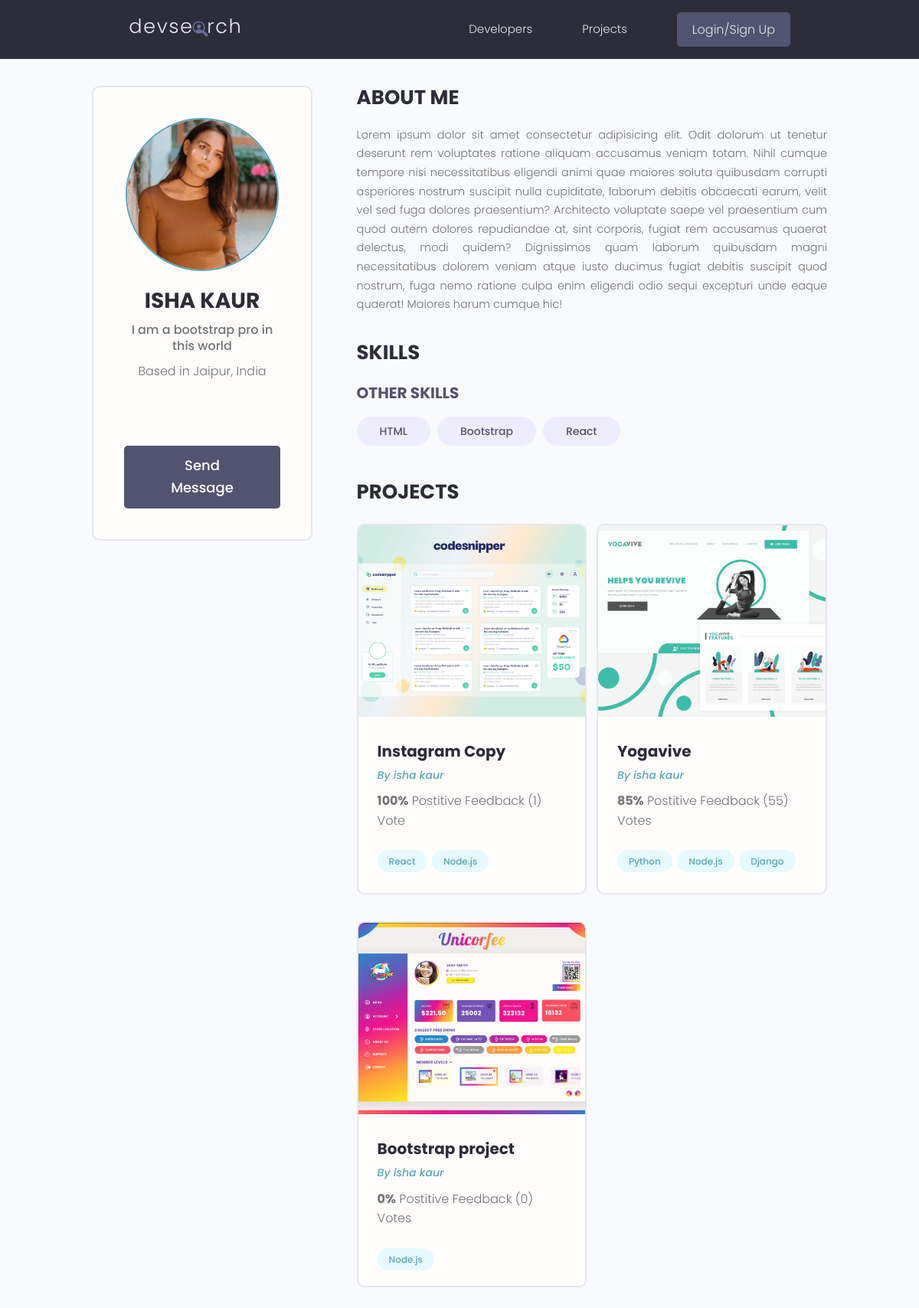
The app's page /users/profile/3ca4773f0767459f8afa41be7c8d7494 with its own data.
### users/models.py (models this page shows, shortened)
class Profile(models.Model):
    user = models.OneToOneField(User, on_delete=models.CASCADE, null=True, blank=True)
    name = models.CharField(max_length=200, blank=True, null=True)
    username = models.CharField(max_length=200, blank=True, null=True)
    location = models.CharField(max_length=200, blank=True, null=True)
    email = models.EmailField(max_length=500, blank=True, null=True)
    short_intro = models.CharField(max_length=200, blank=True, null=True)
    bio =  models.TextField(blank=True, null=True)
    profile_image = models.ImageField(null=True, blank=True, upload_to ='profies/', default='profiles/user-default.png' )
    social_github = models.CharField(max_length=200, blank=True, null=True)
    social_twitter = models.CharField(max_length=200, blank=True, null=True)
    social_linkedin = models.CharField(max_length=200, blank=True, null=True)
    social_youtube= models.CharField(max_length=200, blank=True, null=True)
    social_website= models.CharField(max_length=200, blank=True, null=True)
    created = models.DateTimeField(auto_now_add=True)
    id = models.UUIDField(default=uuid.uuid4, unique=True, primary_key=True, editable=False)

class Skill(models.Model):
    owner = models.ForeignKey(Profile, on_delete=models.CASCADE, null=True)
    name = models.CharField(max_length=200, blank=True, null=True)
    description = models.TextField(blank=True, null=True)
    created = models.DateTimeField(auto_now_add=True)
    id = models.UUIDField(default=uuid.uuid4, unique=True, primary_key=True, editable=False)

### projects/models.py (models this page shows, shortened)
class Project(models.Model):
    owner = models.ForeignKey(Profile, null=True, blank=True, on_delete=models.SET_NULL)
    title = models.CharField(max_length=200)
    description = models.TextField(null=True, blank=True)
    featured_image = models.ImageField(null=True, blank=True, default='default.jpg')
    demo_link = models.CharField(max_length=2000, null=True, blank=True)
    source_link = models.CharField(max_length=2000, null=True, blank=True)
    tags = models.ManyToManyField('Tag', blank=True)
    vote_total = models.IntegerField(default=0, null=True, blank=True)
    vote_ratio = models.IntegerField(default=0, null=True, blank=True)
    created = models.DateTimeField(auto_now_add=True)
    id = models.UUIDField(default=uuid.uuid4, unique=True, primary_key=True, editable=False)
    class Meta:
        ordering = ['-vote_ratio', '-vote_total']

class Tag(models.Model):
    name = models.CharField(max_length=200)
    created = models.DateTimeField(auto_now_add=True)
    id = models.UUIDField(default=uuid.uuid4, unique=True, primary_key=True, editable=False)
    def __str__(self):
        return self.name

### users/views.py (the view)
# urls.py: path('profile/<str:pk>', views.userProfile, name='user-profile'),
def userProfile(request, pk):
    profile = Profile.objects.get(id=pk)
    topSkills = profile.skill_set.exclude(description__exact='')
    otherSkills = profile.skill_set.filter(description='')
    context = {'profile': profile, 'topSkills': topSkills, 'otherSkills': otherSkills}
    return render(request, 'users/user-profile.html', context)

### users/templates/users/user-profile.html (shortened to what this page needs)
{% extends 'main.html' %}
{% block content %}
  <main class="profile my-md">
    <div class="container">
      <div class="layout">
        <div class="column column--1of3">
          <div class="card text-center">
            <div class="card__body dev">
              <img class="avatar avatar--xl" src="{{ profile.profile_image.url }}" />
              <h2 class="dev__name">{{ profile.name | upper}}</h2>
              <p class="dev__title">{{ profile.short_intro }}</p>
              <p class="dev__location">Based in {{ profile.location }}</p>
              <ul class="dev__social">
              </ul>
              {% if request.user.profile.id != profile.id %}
              <a href="{% url 'create-message' profile.id %}" class="btn btn--sub btn--lg">Send Message </a>
              {% endif %}
            </div>
          </div>
        </div>
        <div class="column column--2of3">
          <div class="devInfo">
            <h3 class="devInfo__title">About Me</h3>
            <p class="devInfo__about">{{ profile.bio }}</p>
          </div>
          <div class="devInfo">
            <h3 class="devInfo__title">Skills</h3>
            <div class="devInfo__skills">
              <h3 class="devInfo__subtitle">Other Skills</h3>
              <div class="devInfo__otherSkills">
                {%  for skill in otherSkills %}
                <span class="tag tag--pill tag--sub tag--lg">
                  <small>{{ skill.name }}</small>
                </span>
                {% endfor %}
              </div>
            </div>
          </div>
          <div class="devInfo">
            <h3 class="devInfo__title">Projects</h3>
            <div class="grid grid--two">
            {% for project in profile.project_set.all %}
              <div class="column">
                <div class="card project">
                  <a href="{% url 'project' project.id %}" class="project">
                    <img class="project__thumbnail" src="{{ project.featured_image.url }}" alt="project thumbnail" />
                    <div class="card__body">
                      <h3 class="project__title">{{ project.title }}</h3>
                      <p><a class="project__author" href="{% url 'user-profile' project.owner.id %}">By {{ project.owner.name }}</a></p>
                      <p class="project--rating">
                        <span style="font-weight: bold;">{{ project.vote_ratio }}%</span> Postitive
                        Feedback ({{ project.vote_total }}) Vote{{ project.vote_total|pluralize:"s" }}
                      </p>
                      <div class="project__tags">
                        {% for tag in project.tags.all %}
                        <span class="tag tag--pill tag--main">
                          <small>{{ tag }}</small>
                        </span>
                        {% endfor %}
                      </div>
                    </div>
                  </a>
                </div>
              </div>
            {% endfor %}
            </div>
          </div>
        </div>
      </div>
    </div>
  </main>
{% endblock content %}

### static/styles/app.css (style rules this page uses)
:root { --color-sub: #2d2d39; }
.btn--sub { background-color: var(--color-sub-light); }
.card { border: 2px solid var(--color-light); }
img { width: 100%; }
.profile .card > .dev { padding: 4rem; }
.dev__name { color: var(--color-sub); font-size: 2.8rem; font-weight: 700; margin-top: 1rem; margin-bottom: 0.5rem; }
.dev__title { font-size: 1.6rem; font-weight: 500; line-height: 1.3; }
.dev__location { margin-top: 1rem; }
.dev__social { margin: 3rem 0; list-style: none; display: flex; justify-content: center; gap: 1.5rem; }
.devInfo { margin-bottom: 3rem; }
.devInfo__title, .devInfo__subtitle { font-size: 2.6rem; color: var(--color-sub); text-transform: uppercase; font-weight: 700; margin-bottom: 1.5rem; }
.devInfo__subtitle { font-size: 2rem; color: var(--color-sub-light); }
.devInfo__about, .devSkill__info { font-size: 1.45rem; line-height: 1.7; text-align: justify; }
.project__author { font-size: 1.4rem; font-style: italic; }
.project--rating { margin-bottom: 1.6em; margin-top: .5em; }
.project__thumbnail { height: 25rem; object-fit: cover; object-position: top center; }
.project__title { font-size: 2rem; font-weight: 700; color: var(--color-sub); }

### static/uikit/styles/modules/_variables.css (style rules this page uses)
:root { --color-main: #5aa5b9; --color-main-light: #e6faff; --color-sub: #3f4156; --color-sub-light: #51546e; --color-sub-lighter: #ededfd; --color-text: #737373; --color-gray: #8b8b8b; --color-light: #e5e7eb; --color-light-gray: #767676; --color-bg: #f8fafd; --color-white: #fffefd; --color-white-light: #f3f3f3; --color-success: #359e64; --color-success-bg: #def8e8; --color-error: #fc4b0b; --color-error-bg: #fff2ee; --font-base: 'Poppins', arial, helvetica, 'Segoe UI', roboto, ubuntu, sans-serif; --font-monospace: 'Fira Code', 'Courier New', courier, monospace; --font-regular: 300; --font-medium: 500; --font-bold: 700; --generic-shadow: 1px 1px 5px #00000010; --generic-transition: all 0.3s ease-in-out; }

### static/uikit/styles/modules/_base.css (style rules this page uses)
* { margin: 0; padding: 0; box-sizing: border-box; text-rendering: optimizeLegibility; color: inherit; font-size: inherit; }
html { font-size: 50%; }
@media only screen and (min-width: 480px) { html { font-size: 56.25%; } }
@media only screen and (min-width: 1200px) { html { font-size: 62.5%; } }
body { line-height: 1.6; font-weight: 400; font-size: 1.5rem; color: var(--color-text); background-color: var(--color-bg); min-height: 100vh; }

### static/uikit/styles/modules/_typography.css (style rules this page uses)
* { font-family: var(--font-base); }
h2 { font-size: 3.6rem; font-weight: var(--font-bold); }
h3 { font-size: 3.2rem; font-weight: var(--font-medium); }
p, span, strong { font-size: 1.6rem; color: var(--color-text); font-weight: var(--font-regular); }
a { padding-bottom: 2px; text-decoration: none; display: inline-block; color: var(--color-main); font-weight: var(--font-medium); }

### static/uikit/styles/modules/_utilities.css (style rules this page uses)
.container { width: 92%; max-width: 165rem; margin: 0 auto; box-sizing: border-box; }
@media screen and (min-width: 1000px) { .container { width: 90%; } }
@media screen and (min-width: 1200px) { .container { width: 80%; } }
.text-center { text-align: center; }
.my-md { margin: 3rem auto; }

### static/uikit/styles/modules/_avatar.css (style rules this page uses)
.avatar { border-radius: 50%; border: 2px solid var(--color-main); object-fit: cover; }
.avatar--xl { height: 20rem; width: 20rem; }

### static/uikit/styles/modules/_button.css (style rules this page uses)
.btn { display: inline-block; position: relative; cursor: pointer; background-color: var(--color-light); font-weight: var(--font-medium); color: var(--color-sub); text-decoration: none; padding: 1rem 2rem; border-radius: 0.5rem; border: none; width: -webkit-fit-content; width: -moz-fit-content; width: fit-content; height: -webkit-fit-content; height: -moz-fit-content; height: fit-content; font-size: 1.6rem; outline-width: 0; outline-color: transparent; -webkit-backface-visibility: hidden; backface-visibility: hidden; transition: all 0.3s ease-in-out; }
.btn--sub { background-color: var(--color-sub); color: var(--color-white); }
.btn--lg { font-size: 1.8rem; padding: 1.2rem 4.5rem; }

### static/uikit/styles/modules/_card.css (style rules this page uses)
.card { border-radius: 1rem; background-color: var(--color-white); border: 1.5px solid var(--color-light); width: auto; height: auto; margin-top: 0.5rem; margin-bottom: 0.5rem; overflow: hidden; }
.card__body, .card__header { padding: 2rem 2.5rem; }

### static/uikit/styles/modules/_layout.css (style rules this page uses)
.layout { display: flex; flex-flow: row wrap; justify-content: space-between; }
.layout > .column { margin-bottom: 3rem; }
.layout > .column.column--1of3 { flex-basis: 30%; }
.layout > .column.column--2of3 { flex-basis: 64%; }

### records on screen
Profile: profile_image (picture), name "ISHA KAUR", short_intro "I am a bootstrap pro in this world", location "Jaipur, India", bio "Lorem ipsum dolor sit amet consectetur adipisicing elit. Odit dolorum ut tenetur deserunt rem voluptates ratione aliquam accusamus veniam totam. Nihil cumque tempore nisi necessitatibus eligendi animi quae maiores soluta quibusdam corrupti asperiores nostrum suscipit nulla cupiditate, laborum debitis obcaecati earum, velit vel sed fuga dolores praesentium? Architecto voluptate saepe vel praesentium cum quod autem dolores repudiandae at, sint corporis, fugiat rem accusamus quaerat delectus, modi quidem? Dignissimos quam laborum quibusdam magni necessitatibus dolorem veniam atque iusto ducimus fugiat debitis suscipit quod nostrum, fuga nemo ratione culpa enim eligendi odio sequi excepturi…"
Skill: name "HTML"
Skill: name "Bootstrap"
Skill: name "React"
Project: featured_image (picture), title "Instagram Copy", owner.name "isha kaur", vote_ratio "100", vote_total "1"
Tag: name "React"
Tag: name "Node.js"
Project: featured_image (picture), title "Yogavive", owner.name "isha kaur", vote_ratio "85", vote_total "55"
Tag: name "Python"
Tag: name "Django"
Project: featured_image (picture), title "Bootstrap project", owner.name "isha kaur", vote_ratio "0", vote_total "0"
